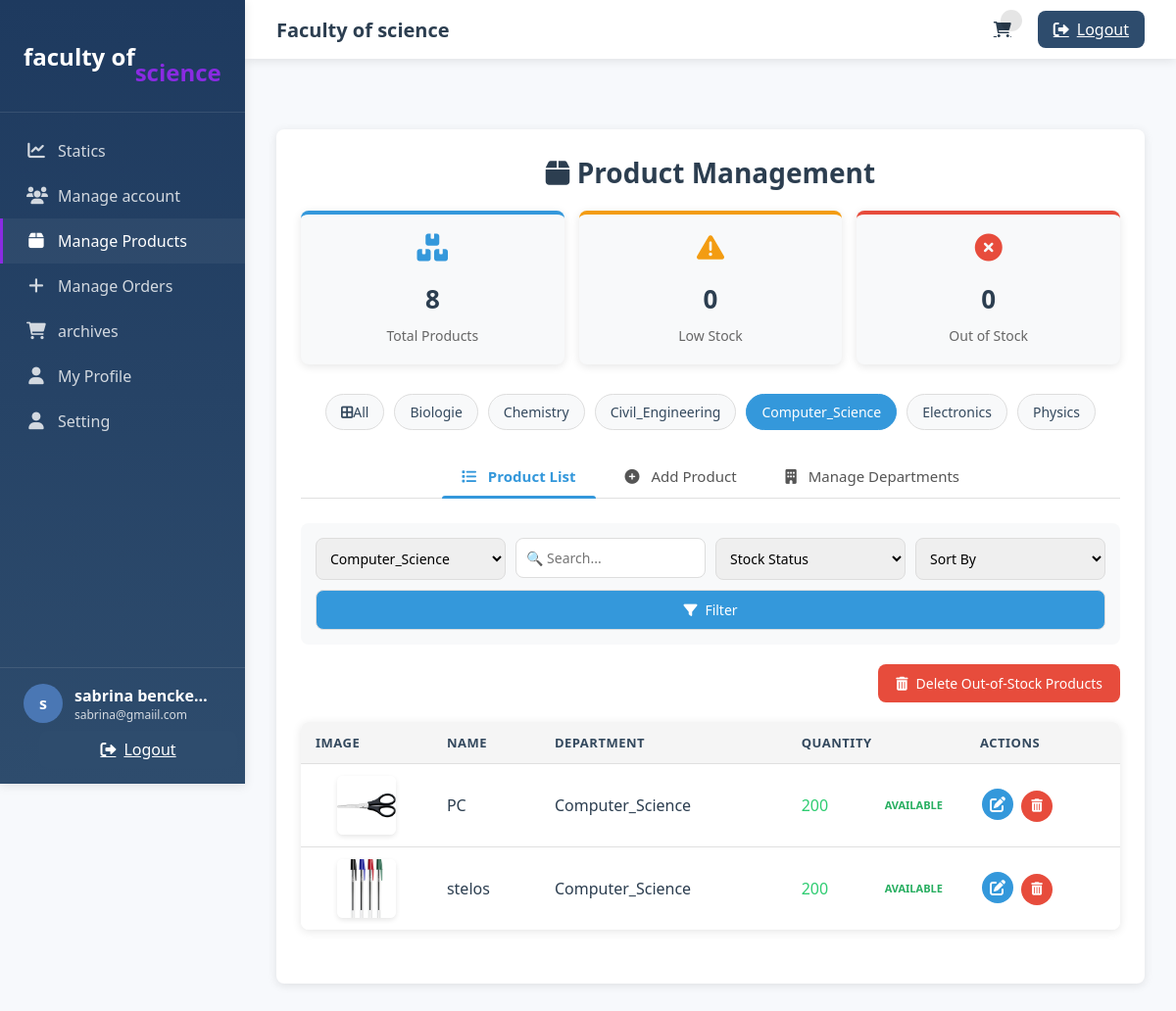
/php/products.php?speciality=Computer_Science (signed in), run on the app's committed database.
### tables this page shows
CREATE TABLE IF NOT EXISTS `user_info` (
  `id` int NOT NULL AUTO_INCREMENT,
  `name` varchar(100) NOT NULL,
  `email` varchar(100) NOT NULL,
  `password` varchar(100) NOT NULL,
  `approved` tinyint(1) DEFAULT '0',
  `type` varchar(50) DEFAULT NULL,
  `speciality` varchar(50) NOT NULL,
  `status` enum('pending','approved','rejected') DEFAULT 'pending',
  `registration_date` datetime DEFAULT CURRENT_TIMESTAMP,
  `approval_date` datetime DEFAULT NULL,
  `department_id` int DEFAULT NULL,
  `is_active` tinyint(1) NOT NULL DEFAULT '1',
  PRIMARY KEY (`id`)
);

CREATE TABLE IF NOT EXISTS `products` (
  `id` int NOT NULL AUTO_INCREMENT,
  `name` varchar(100) NOT NULL,
  `image` varchar(100) NOT NULL,
  `speciality` varchar(50) NOT NULL,
  `quantity` int NOT NULL,
  `department_id` int DEFAULT NULL,
  `created_at` timestamp NULL DEFAULT CURRENT_TIMESTAMP,
  PRIMARY KEY (`id`)
);

### php/products.php (the view, shortened to what this page needs)
<?php
include 'config.php';
include 'sidebar.php';
$where = "WHERE 1=1";
if (!empty($_GET['speciality'])) {
    $spec = mysqli_real_escape_string($conn, $_GET['speciality']);
    $where .= " AND speciality = '$spec'";
}
$order_by = "ORDER BY name ASC";
$items_per_page = 10;
$page = isset($_GET['page']) ? intval($_GET['page']) : 1;
$start_from = ($page - 1) * $items_per_page;
$products_query = "SELECT * FROM products $where $order_by LIMIT $start_from, $items_per_page";
$products = mysqli_query($conn, $products_query);
$departments = mysqli_query($conn, "SELECT DISTINCT speciality,
                                  (SELECT COUNT(*) FROM products WHERE speciality = d.speciality) as product_count
                                  FROM departement d
                                  ORDER BY speciality ASC");
$total_products_count = mysqli_fetch_assoc(mysqli_query($conn, "SELECT COUNT(*) as count FROM products"))['count'];
$out_of_stock_count = mysqli_fetch_assoc(mysqli_query($conn, "SELECT COUNT(*) as count FROM products WHERE quantity = 0"))['count'];
$low_stock_count = mysqli_fetch_assoc(mysqli_query($conn, "SELECT COUNT(*) as count FROM products WHERE quantity > 0 AND quantity <= 5"))['count'];
?>
<!DOCTYPE html>
<html lang="en">
<head>
    <link rel="stylesheet" href="https://cdnjs.cloudflare.com/ajax/libs/font-awesome/6.0.0/css/all.min.css">
</head>
<body>
<div class="section">
    <h2><i class="fas fa-box"></i> Product Management</h2>
    <div class="stats-container">
        <div class="stat-box">
            <i class="fas fa-boxes"></i>
            <span class="stat-value"><?= $total_products_count ?></span>
            <span class="stat-label">Total Products</span>
        </div>
        <div class="stat-box warning">
            <i class="fas fa-exclamation-triangle"></i>
            <span class="stat-value"><?= $low_stock_count ?></span>
            <span class="stat-label">Low Stock</span>
        </div>
        <div class="stat-box danger">
            <i class="fas fa-times-circle"></i>
            <span class="stat-value"><?= $out_of_stock_count ?></span>
            <span class="stat-label">Out of Stock</span>
        </div>
    </div>
    <div class="department-menu">
        <a href="products.php" class="dept-btn <?= !isset($_GET['speciality']) ? 'active' : '' ?>">
            <i class="fas fa-border-all"></i> All
        </a>
        <?php mysqli_data_seek($departments, 0); while ($d = mysqli_fetch_assoc($departments)): ?>
            <a href="products.php?speciality=<?= urlencode($d['speciality']) ?>"
               class="dept-btn <?= (isset($_GET['speciality']) && $_GET['speciality'] == $d['speciality']) ? 'active' : '' ?>">
                <?= ucfirst($d['speciality']) ?>
            </a>
        <?php endwhile; ?>
    </div>
    <div class="tabs">
        <button class="tab-btn active" onclick="openTab('list')"><i class="fas fa-list"></i> Product List</button>
        <button class="tab-btn" onclick="openTab('add')"><i class="fas fa-plus-circle"></i> Add Product</button>
        <button class="tab-btn" onclick="openTab('departments')"><i class="fas fa-building"></i> Manage Departments</button>
    </div>
    <div id="list" class="tab-content">
        <form method="GET" class="filter-form">
            <div class="filter-group">
                <select name="speciality">
                    <?php
                    mysqli_data_seek($departments, 0);
                    while ($d = mysqli_fetch_assoc($departments)) {
                        $selected = (isset($_GET['speciality']) && $_GET['speciality'] == $d['speciality']) ? 'selected' : '';
                        echo "<option value=\"{$d['speciality']}\" $selected>" . ucfirst($d['speciality']) . "</option>";
                    }
                    ?>
                </select>
            </div>
            <div class="filter-group">
                <input type="text" name="search" placeholder="🔍 Search..." value="<?= htmlspecialchars($_GET['search'] ?? '') ?>">
            </div>
            <div class="filter-group">
                <select name="stock_filter">
                    <option value="">Stock Status</option>
                </select>
            </div>
            <div class="filter-group">
                <select name="sort">
                    <option value="">Sort By</option>
                </select>
            </div>
            <button type="submit" class="btn-blue"><i class="fas fa-filter"></i> Filter</button>
        </form>
        <div class="bulk-actions">
            <form method="POST" onsubmit="return confirm('Delete all out-of-stock products?')">
                <button type="submit" name="remove_zero_quantity" class="btn-danger">
                    <i class="fas fa-trash-alt"></i> Delete Out-of-Stock Products
                </button>
            </form>
        </div>
        <div class="table-responsive">
            <table class="styled-table">
                <thead>
                    <tr>
                        <th>Image</th>
                        <th>Name</th>
                        <th>Department</th>
                        <th>Quantity</th>
                        <th>Actions</th>
                    </tr>
                </thead>
                <tbody>
                    <?php
                    if (mysqli_num_rows($products) > 0):
                        while ($p = mysqli_fetch_assoc($products)) :
                    ?>
                        <tr class="product-row" data-id="<?= $p['id']; ?>">
                            <td>
                                <a href="<?= htmlspecialchars($p['image']); ?>" target="_blank" class="image-preview">
                                    <img src="<?= htmlspecialchars($p['image']); ?>" alt="<?= htmlspecialchars($p['name']); ?>" height="60">
                                </a>
                            </td>
                            <td><?= htmlspecialchars($p['name']); ?></td>
                            <td><?= htmlspecialchars($p['speciality']); ?></td>
                            <td class="quantity-cell <?= $p['quantity'] <= 0 ? 'out-of-stock' : ($p['quantity'] <= 5 ? 'low-stock' : 'in-stock'); ?>">
                                <?= $p['quantity']; ?>
                                <?php if ($p['quantity'] <= 0): ?>
                                    <span class="stock-badge critical">Out of Stock</span>
                                <?php elseif ($p['quantity'] <= 5): ?>
                                    <span class="stock-badge warning">Low Stock</span>
                                <?php else: ?>
                                    <span class="stock-badge success">available</span>
                                <?php endif; ?>
                            </td>
                            <td class="actions-cell">
                                <a href="edit_product.php?id=<?= $p['id']; ?>" class="btn-action edit" title="Edit">
                                    <i class="fas fa-edit"></i>
                                </a>
                                <form method="POST" class="inline-form" onsubmit="return confirm('Are you sure you want to delete this product?')">
                                    <button type="submit" name="delete_product" class="btn-action delete" title="Delete">
                                        <i class="fas fa-trash-alt"></i>
                                    </button>
                                </form>
                            </td>
                        </tr>
                    <?php
                        endwhile;
                    else:
                    ?>
                        <tr>
                            <td colspan="5" class="no-results">No products found</td>
                        </tr>
                    <?php endif; ?>
                </tbody>
            </table>
        </div>
    </div>
</div>
</body>
</html>

### php/sidebar.php (shortened to what this page needs)
<?php
include 'top.php';
$user_id = $_SESSION['user_id'];
$select_user = mysqli_query($conn, "SELECT * FROM user_info WHERE id = '$user_id'") or die('query failed');
$fetch_user = mysqli_fetch_assoc($select_user);
$currentPage = basename($_SERVER['PHP_SELF']);
?>
<!DOCTYPE html>
<html lang="en">
<head>
    <link rel="stylesheet" href="https://cdnjs.cloudflare.com/ajax/libs/font-awesome/6.0.0-beta3/css/all.min.css">
    <link rel="stylesheet" href="../css/main.css">
    <link rel="stylesheet" href="https://cdnjs.cloudflare.com/ajax/libs/font-awesome/6.5.0/css/all.min.css">
</head>
<div class="sidebar" id="sidebar">
    <div class="sidebar-header">
        <div class="logo">  faculty of  <br> <span> <span></span> <br>   science</span></div>
    </div>
    <div class="sidebar-nav">
    <?php if ($fetch_user['type'] == 'admin') : ?>
    <a href="admin_dashboard.php" class="nav-item <?php if ($currentPage == 'admin_dashboard.php') echo 'active'; ?>">
        <i class="fas fa-chart-line"></i>
        <span>Statics</span>
    </a>
<?php endif; ?>
        <a href="admin_approval.php" class="nav-item">
            <i class="fas fa-users"></i>
            <span>Manage account</span>
        </a>
        <a href="products.php" class="nav-item <?php if ($currentPage == 'products.php') echo 'active'; ?>">
    <i class="fas fa-box"></i>
    <span> Manage Products</span>
</a>
<a href="admin_orders.php" class="nav-item <?php if ($currentPage == 'admin_orders.php') echo 'active'; ?>">
    <i class="fas fa-plus"></i>
    <span>Manage Orders</span>
</a>
        <a href="archives.php" class="nav-item">
            <i class="fas fa-shopping-cart"></i>
            <span>archives</span>
        </a>
        <a href="profile.php" class="nav-item">
            <i class="fas fa-user"></i>
            <span>My Profile</span>
        </a>
        <a href="update.profile.php" class="nav-item">
            <i class="fas fa-user"></i>
            <span>Setting</span>
        </a>
    </div>
    <div class="sidebar-footer">
        <div class="user-info">
            <div class="user-avatar">
                <?php echo substr($fetch_user['name'] ?? 'User', 0, 1); ?>
            </div>
            <div class="user-details">
                <div class="user-name"><?php echo $fetch_user['name'] ?? 'User'; ?></div>
                <div class="user-email"><?php echo $fetch_user['email'] ?? 'email@example.com'; ?></div>
            </div>
        </div>
        <a href="index.php?logout=<?php echo $user_id; ?>" onclick="return confirm('Are you sure you want to logout?');"
            class="logout-btn" style="width: 100%; justify-content: center;">
            <i class="fas fa-sign-out-alt"></i>
            <span>Logout</span>
        </a>
    </div>
</div>
<div class="main-content" id="main-content">

### css/main.css (style rules this page uses)
:root { --primary: #2e4c6d; --primary-dark: #1e3a5f; --primary-light: #4a77b4; --accent: blueviolet; --background: #f7f9fc; --text: #2c3e50; --text-light: #64748b; --error: #e74c3c; --success: #27ae60; --border: #e2e8f0; --shadow: 0 4px 6px -1px rgba(0, 0, 0, 0.1), 0 2px 4px -1px rgba(0, 0, 0, 0.06); --radius: 0.5rem; }
* { margin: 0; padding: 0; box-sizing: border-box; font-family: 'Segoe UI', Tahoma, Geneva, Verdana, sans-serif; }
body { background-color: var(--background); color: var(--text); min-height: 100vh; overflow-x: hidden; }
.sidebar { width: 250px; background: linear-gradient(180deg, var(--primary-dark) 0%, var(--primary) 100%); color: white; height: 100vh; position: fixed; left: 0; top: 0; z-index: 100; transition: all 0.3s ease; box-shadow: var(--shadow); }
.sidebar-header { padding: 1.5rem; border-bottom: 1px solid rgba(255, 255, 255, 0.1); }
.logo { font-size: 1.5rem; font-weight: 700; display: flex; align-items: center; }
.logo span { color: blueviolet; }
.sidebar-nav { padding: 1rem 0; }
.nav-item { padding: 0.75rem 1.5rem; display: flex; align-items: center; color: rgba(255, 255, 255, 0.8); text-decoration: none; transition: all 0.2s ease; border-left: 3px solid transparent; }
.nav-item:hover, .nav-item.active { background-color: rgba(255, 255, 255, 0.05); color: white; border-left: 3px solid var(--accent); }
.nav-item i { margin-right: 0.75rem; font-size: 1.1rem; width: 20px; text-align: center; }
.sidebar-footer { position: absolute; bottom: 0; width: 100%; padding: 1rem 1.5rem; border-top: 1px solid rgba(255, 255, 255, 0.1); }
.user-info { display: flex; align-items: center; margin-bottom: 0.5rem; }
.user-avatar { width: 40px; height: 40px; border-radius: 50%; background-color: var(--primary-light); display: flex; align-items: center; justify-content: center; margin-right: 0.75rem; font-weight: bold; }
.user-details { flex: 1; overflow: hidden; }
.user-name { font-weight: 600; white-space: nowrap; overflow: hidden; text-overflow: ellipsis; }
.user-email { font-size: 0.75rem; opacity: 0.8; white-space: nowrap; overflow: hidden; text-overflow: ellipsis; }
.main-content { flex: 1; margin-left: 250px; padding: 70px 2rem 2rem; transition: all 0.3s ease; }
.logout-btn { background-color: var(--primary); color: white; border: none; padding: 0.5rem 1rem; border-radius: var(--radius); margin-left: 1rem; cursor: pointer; display: flex; align-items: center; transition: background-color 0.2s ease; }
.logout-btn i { margin-right: 0.5rem; }
.section { background-color: white; border-radius: var(--radius); box-shadow: var(--shadow); margin-bottom: 2rem; overflow: hidden; }

### data on the page
user_info: name "s", name "sabrina bencke…", email "sabrina@gmaiil.com"
products: image (picture), name "PC", speciality "Computer_Science", quantity "200", shows "AVAILABLE"
products: image (picture), name "stelos", speciality "Computer_Science", quantity "200", shows "AVAILABLE"

### other printed values
$total_products_count "8"
$low_stock_count "0"
$out_of_stock_count "0"
$d['speciality'] "Biologie"
$d['speciality'] "Chemistry"
$d['speciality'] "Civil_Engineering"
$d['speciality'] "Computer_Science"
$d['speciality'] "Electronics"
$d['speciality'] "Physics"
form field speciality "Computer_Science"
